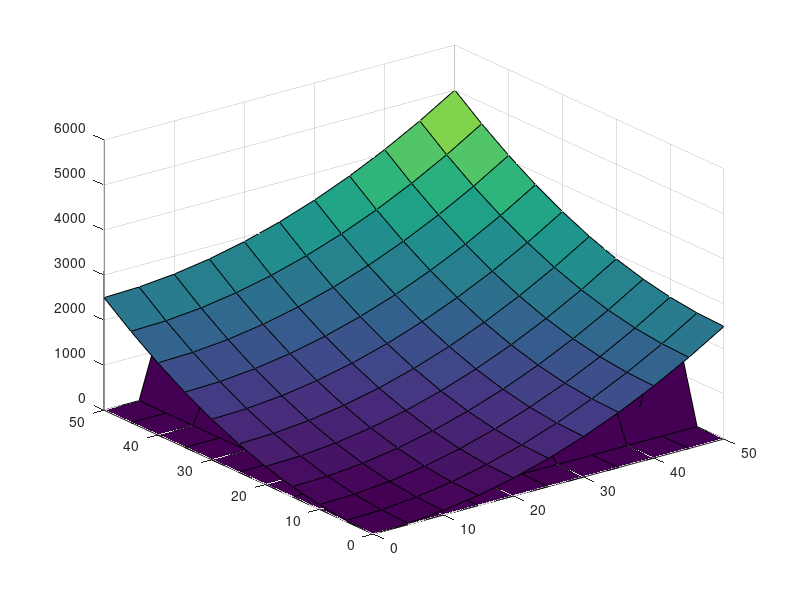

Recreate this plot in MATLAB.
function [] = interpolateMain()
global nCenterX nCenterY beta;
nCenterX = 5;
nCenterY = 5;
global xMax yMax;
xMax = 50;
yMax = 50;
beta = 0.3;

G = RBFMatrix ();

% Creo La Q campionando la funzione x^+y^2 per ogni x e y tra 0 e nCenter
Q = zeros(nCenterX,nCenterY);
for i1 = 1 : nCenterX
    for i2 = 1 : nCenterY
       [center] = index2state(i1, i2);
       Q(i1,i2) = center(1)^2+center(2)^2;
    end
end

Q

[w] = interpolate (G,Q);



close all
figure(1);

step = 5;

x = [0:step:xMax];
y = [0:step:yMax];

[X,Y] = meshgrid(x, y);

RBFint = zeros(length(x), length(y));

% Calcolo i valori interpolati
for i = 1 : length(x)
    for j= 1 : length(y)
        [rho] = NodeValue(scalar2vect(x(i),y(j)));
        RBFint(i, j) = w'*rho;
    end
end

% Calcolo la parabola punto per punto
Z = X.^2 + Y.^2;



surf(X,Y,RBFint);
hold on
surf(X,Y,Z);



end


function [G] = RBFMatrix ()
global nCenterX nCenterY beta;
G = eye(nCenterX * nCenterX);
i = 1;
for i1 = 1 : nCenterX
    for i2 = 1 : nCenterY
        [C1] = index2state(i1, i2);
        j = i;
        % In teoria G è simmetrica, e la diagonale è tutta di 1
        for j1 = i1 : nCenterX
            for j2 = i2 : nCenterY
                [C2] = index2state(j1, j2);
                G(i,j) = exp(-beta*sum((C1-C2).^2));
                G(j,i) = G(i,j);
                j = j+1;
            end
        end
    end
    i = i+1;
end
% G = gpuArray(G);

end

function [w] = interpolate (G,Q)

% b = gpuArray( Bvector(Q) );
b = Bvector(Q);
w = G \ b ;
end


% points (Xi,Yi) = [f(x,y)]
function [B] = Bvector (points)
global nCenterX nCenterY;

B = zeros(nCenterX * nCenterY,1);
i=1;
for i1 = 1 : nCenterX
    for i2 = 1 : nCenterY
        B(i) = points(i1, i2);
        i=i+1;
    end
end
end

function  [rho] = NodeValue (state)
global nCenterX nCenterY beta;

rho = zeros(nCenterX * nCenterY, 1);
i=1;
for i1 = 1 : nCenterX
    for i2 = 1 : nCenterY
        [C1] = index2state(i1, i2);
        rho(i) = exp(-beta*sum((C1-state).^2));
        i=i+1;
        
    end
end
% rho = gpuArray( rho );

end



function [state] = scalar2vect(X,Y)
state = [X,Y];
end

% Dati gli stati ottiene gli indici che li contengono
function [i1, i2] = state2index(X,Y)
global xMax yMax;
global nCenterX nCenterY;
% VxBall
% VyBall
i1 = min(max(1,ceil(X/xMax * nCenterX)),nCenterX);
i2 = min(max(1,ceil(Y/yMax * nCenterY)),nCenterY);
end

% Dati gli indici ritorna le coordinate dello stato
function [center] = index2state(i1, i2)
global xMax yMax;
global nCenterX nCenterY;

center = [
    i1/nCenterX * xMax, ...  %Xi center
    i2/nCenterY * yMax, ...  %Yi center
    ];
end